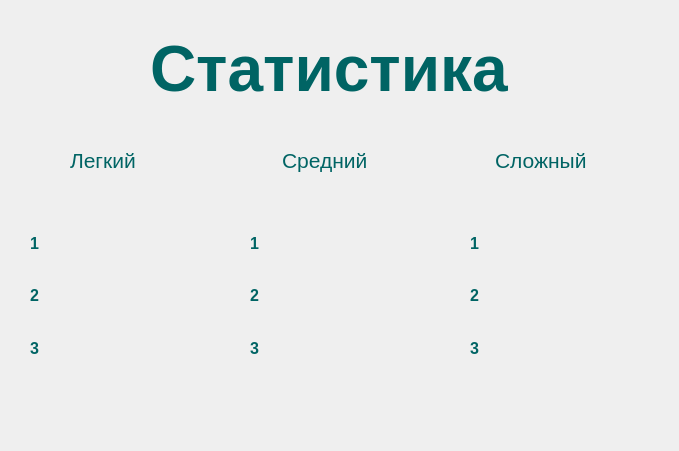
<?xml version="1.0" encoding="UTF-8"?>
<ui version="4.0">
 <class>MainWindow</class>
 <widget class="QMainWindow" name="MainWindow">
  <property name="geometry">
   <rect>
    <x>0</x>
    <y>0</y>
    <width>679</width>
    <height>451</height>
   </rect>
  </property>
  <property name="windowTitle">
   <string>MainWindow</string>
  </property>
  <widget class="QWidget" name="centralwidget">
   <widget class="QLabel" name="label">
    <property name="geometry">
     <rect>
      <x>150</x>
      <y>30</y>
      <width>381</width>
      <height>77</height>
     </rect>
    </property>
    <property name="font">
     <font>
      <pointsize>48</pointsize>
      <weight>75</weight>
      <bold>true</bold>
     </font>
    </property>
    <property name="styleSheet">
     <string notr="true">color: rgb(0, 100, 100);</string>
    </property>
    <property name="text">
     <string>Статистика</string>
    </property>
   </widget>
   <widget class="QWidget" name="horizontalLayoutWidget">
    <property name="geometry">
     <rect>
      <x>70</x>
      <y>120</y>
      <width>631</width>
      <height>81</height>
     </rect>
    </property>
    <layout class="QHBoxLayout" name="horizontalLayout">
     <item>
      <widget class="QLabel" name="label_2">
       <property name="font">
        <font>
         <pointsize>16</pointsize>
         <weight>50</weight>
         <bold>false</bold>
        </font>
       </property>
       <property name="styleSheet">
        <string notr="true">color: rgb(0, 100, 100);</string>
       </property>
       <property name="text">
        <string>Легкий</string>
       </property>
      </widget>
     </item>
     <item>
      <widget class="QLabel" name="label_3">
       <property name="font">
        <font>
         <pointsize>16</pointsize>
         <weight>50</weight>
         <bold>false</bold>
        </font>
       </property>
       <property name="styleSheet">
        <string notr="true">color: rgb(0, 100, 100);</string>
       </property>
       <property name="text">
        <string>Средний</string>
       </property>
      </widget>
     </item>
     <item>
      <widget class="QLabel" name="label_4">
       <property name="font">
        <font>
         <pointsize>16</pointsize>
         <weight>50</weight>
         <bold>false</bold>
        </font>
       </property>
       <property name="styleSheet">
        <string notr="true">color: rgb(0, 100, 100);</string>
       </property>
       <property name="text">
        <string>Сложный</string>
       </property>
      </widget>
     </item>
    </layout>
   </widget>
   <widget class="QWidget" name="verticalLayoutWidget">
    <property name="geometry">
     <rect>
      <x>60</x>
      <y>220</y>
      <width>160</width>
      <height>151</height>
     </rect>
    </property>
    <layout class="QVBoxLayout" name="verticalLayout">
     <item>
      <widget class="QLabel" name="one_easy">
       <property name="font">
        <font>
         <pointsize>10</pointsize>
        </font>
       </property>
       <property name="text">
        <string> </string>
       </property>
      </widget>
     </item>
     <item>
      <widget class="QLabel" name="two_easy">
       <property name="font">
        <font>
         <pointsize>10</pointsize>
        </font>
       </property>
       <property name="text">
        <string> </string>
       </property>
      </widget>
     </item>
     <item>
      <widget class="QLabel" name="three_easy">
       <property name="font">
        <font>
         <pointsize>10</pointsize>
        </font>
       </property>
       <property name="text">
        <string> </string>
       </property>
      </widget>
     </item>
    </layout>
   </widget>
   <widget class="QWidget" name="verticalLayoutWidget_2">
    <property name="geometry">
     <rect>
      <x>30</x>
      <y>220</y>
      <width>31</width>
      <height>151</height>
     </rect>
    </property>
    <layout class="QVBoxLayout" name="verticalLayout_2">
     <item>
      <widget class="QLabel" name="label_5">
       <property name="font">
        <font>
         <pointsize>12</pointsize>
         <weight>75</weight>
         <bold>true</bold>
        </font>
       </property>
       <property name="styleSheet">
        <string notr="true">color: rgb(0, 100, 100);</string>
       </property>
       <property name="text">
        <string>1</string>
       </property>
      </widget>
     </item>
     <item>
      <widget class="QLabel" name="label_6">
       <property name="font">
        <font>
         <pointsize>12</pointsize>
         <weight>75</weight>
         <bold>true</bold>
        </font>
       </property>
       <property name="styleSheet">
        <string notr="true">color: rgb(0, 100, 100);</string>
       </property>
       <property name="text">
        <string>2</string>
       </property>
      </widget>
     </item>
     <item>
      <widget class="QLabel" name="label_7">
       <property name="font">
        <font>
         <pointsize>12</pointsize>
         <weight>75</weight>
         <bold>true</bold>
        </font>
       </property>
       <property name="styleSheet">
        <string notr="true">color: rgb(0, 100, 100);</string>
       </property>
       <property name="text">
        <string>3</string>
       </property>
      </widget>
     </item>
    </layout>
   </widget>
   <widget class="QWidget" name="verticalLayoutWidget_3">
    <property name="geometry">
     <rect>
      <x>250</x>
      <y>220</y>
      <width>31</width>
      <height>151</height>
     </rect>
    </property>
    <layout class="QVBoxLayout" name="verticalLayout_3">
     <item>
      <widget class="QLabel" name="label_8">
       <property name="font">
        <font>
         <pointsize>12</pointsize>
         <weight>75</weight>
         <bold>true</bold>
        </font>
       </property>
       <property name="styleSheet">
        <string notr="true">color: rgb(0, 100, 100);</string>
       </property>
       <property name="text">
        <string>1</string>
       </property>
      </widget>
     </item>
     <item>
      <widget class="QLabel" name="label_9">
       <property name="font">
        <font>
         <pointsize>12</pointsize>
         <weight>75</weight>
         <bold>true</bold>
        </font>
       </property>
       <property name="styleSheet">
        <string notr="true">color: rgb(0, 100, 100);</string>
       </property>
       <property name="text">
        <string>2</string>
       </property>
      </widget>
     </item>
     <item>
      <widget class="QLabel" name="label_10">
       <property name="font">
        <font>
         <pointsize>12</pointsize>
         <weight>75</weight>
         <bold>true</bold>
        </font>
       </property>
       <property name="styleSheet">
        <string notr="true">color: rgb(0, 100, 100);</string>
       </property>
       <property name="text">
        <string>3</string>
       </property>
      </widget>
     </item>
    </layout>
   </widget>
   <widget class="QWidget" name="verticalLayoutWidget_5">
    <property name="geometry">
     <rect>
      <x>470</x>
      <y>220</y>
      <width>31</width>
      <height>151</height>
     </rect>
    </property>
    <layout class="QVBoxLayout" name="verticalLayout_5">
     <item>
      <widget class="QLabel" name="label_11">
       <property name="font">
        <font>
         <pointsize>12</pointsize>
         <weight>75</weight>
         <bold>true</bold>
        </font>
       </property>
       <property name="styleSheet">
        <string notr="true">color: rgb(0, 100, 100);</string>
       </property>
       <property name="text">
        <string>1</string>
       </property>
      </widget>
     </item>
     <item>
      <widget class="QLabel" name="label_12">
       <property name="font">
        <font>
         <pointsize>12</pointsize>
         <weight>75</weight>
         <bold>true</bold>
        </font>
       </property>
       <property name="styleSheet">
        <string notr="true">color: rgb(0, 100, 100);</string>
       </property>
       <property name="text">
        <string>2</string>
       </property>
      </widget>
     </item>
     <item>
      <widget class="QLabel" name="label_13">
       <property name="font">
        <font>
         <pointsize>12</pointsize>
         <weight>75</weight>
         <bold>true</bold>
        </font>
       </property>
       <property name="styleSheet">
        <string notr="true">color: rgb(0, 100, 100);</string>
       </property>
       <property name="text">
        <string>3</string>
       </property>
      </widget>
     </item>
    </layout>
   </widget>
   <widget class="QWidget" name="verticalLayoutWidget_7">
    <property name="geometry">
     <rect>
      <x>280</x>
      <y>220</y>
      <width>160</width>
      <height>151</height>
     </rect>
    </property>
    <layout class="QVBoxLayout" name="verticalLayout_9">
     <item>
      <widget class="QLabel" name="one_medium">
       <property name="font">
        <font>
         <pointsize>10</pointsize>
        </font>
       </property>
       <property name="text">
        <string> </string>
       </property>
      </widget>
     </item>
     <item>
      <widget class="QLabel" name="two_medium">
       <property name="font">
        <font>
         <pointsize>10</pointsize>
        </font>
       </property>
       <property name="text">
        <string> </string>
       </property>
      </widget>
     </item>
     <item>
      <widget class="QLabel" name="three_medium">
       <property name="font">
        <font>
         <pointsize>10</pointsize>
        </font>
       </property>
       <property name="text">
        <string> </string>
       </property>
      </widget>
     </item>
    </layout>
   </widget>
   <widget class="QWidget" name="verticalLayoutWidget_4">
    <property name="geometry">
     <rect>
      <x>500</x>
      <y>220</y>
      <width>160</width>
      <height>151</height>
     </rect>
    </property>
    <layout class="QVBoxLayout" name="verticalLayout_4">
     <item>
      <widget class="QLabel" name="one_hard">
       <property name="font">
        <font>
         <pointsize>10</pointsize>
        </font>
       </property>
       <property name="text">
        <string> </string>
       </property>
      </widget>
     </item>
     <item>
      <widget class="QLabel" name="two_hard">
       <property name="font">
        <font>
         <pointsize>10</pointsize>
        </font>
       </property>
       <property name="text">
        <string> </string>
       </property>
      </widget>
     </item>
     <item>
      <widget class="QLabel" name="three_hard">
       <property name="font">
        <font>
         <pointsize>10</pointsize>
        </font>
       </property>
       <property name="text">
        <string> </string>
       </property>
      </widget>
     </item>
    </layout>
   </widget>
  </widget>
 </widget>
 <resources/>
 <connections/>
</ui>
